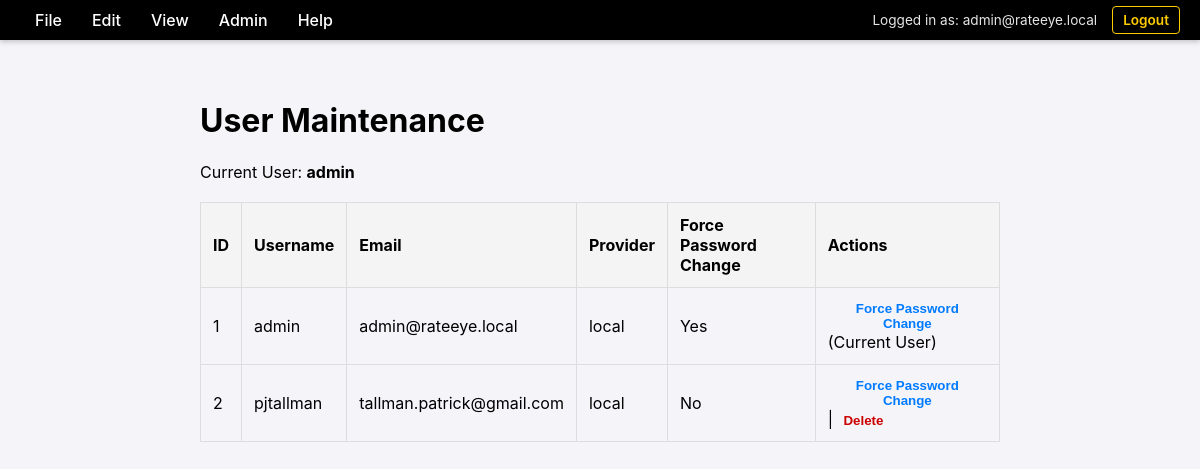
Page /admin/users (signed in) on the committed database.
### database.py (models this page shows)
class User(Base):
    __tablename__ = "users"
    id = Column(Integer, primary_key=True, index=True)
    username = Column(String, unique=True, index=True)
    email = Column(String, unique=True, index=True)
    hashed_password = Column(String, nullable=True)
    is_authorized = Column(Boolean, default=True)
    force_password_change = Column(Boolean, default=False)
    provider = Column(String, default="local")
    profile_json = Column(Text, nullable=True)
    settings = relationship("UserSetting", back_populates="user", cascade="all, delete-orphan")

### main.py (the view)
@app.get("/admin/users", response_class=HTMLResponse)
async def list_users(
    request: Request,
    accept_language: str = Header(None),
    user: User = Depends(login_required),
    db: Session = Depends(get_db)
):
    t = get_text(accept_language)
    users = db.query(User).all()
    return templates.TemplateResponse(request, "admin_users.html", {"t": t, "users": users, "user": user})

### templates/admin_users.html (shortened to what this page needs)
{% extends "base.html" %}
{% block content %}
    <h1>User Maintenance</h1>
    <p>Current User: <strong>{{ user.username or user.email }}</strong></p>
    <table>
        <thead>
            <tr>
                <th>ID</th>
                <th>Username</th>
                <th>Email</th>
                <th>Provider</th>
                <th>Force Password Change</th>
                <th>Actions</th>
            </tr>
        </thead>
        <tbody>
            {% for u in users %}
            <tr>
                <td>{{ u.id }}</td>
                <td>{{ u.username or u.email.split('@')[0] }}</td>
                <td>{{ u.email }}</td>
                <td>{{ u.provider }}</td>
                <td>{{ "Yes" if u.force_password_change else "No" }}</td>
                <td>
                    <form action="/admin/users/force-password-change/{{ u.id }}" method="post" style="display:inline;">
                        <button type="submit" style="color: #007bff; border: none; background: none; font-weight: bold; cursor: pointer;">
                            Force Password Change
                        </button>
                    </form>
                    {% if u.id != user.id %}
                    |
                    <form action="/admin/users/delete/{{ u.id }}" method="post" onsubmit="return confirm('Are you sure you want to delete this user?');" style="display:inline;">
                        <button type="submit" class="delete-btn">Delete</button>
                    </form>
                    {% else %}
                    (Current User)
                    {% endif %}
                </td>
            </tr>
            {% endfor %}
        </tbody>
    </table>
{% endblock %}

### templates/base.html (shortened to what this page needs)
<!DOCTYPE html>
<html>
<head>
    <link rel="stylesheet" href="/static/css/style.css">
</head>
<body>
    <div class="menu-bar">
        <div class="menu-item">{{ t.menu_file }}
        </div>
        <div class="menu-item">{{ t.menu_edit }}
        </div>
        <div class="menu-item">{{ t.menu_view }}
        </div>
        <div class="menu-item">Admin
        </div>
        <div class="menu-item">{{ t.menu_help }}
        </div>
        <div class="user-info">
            {% if user %}
                <span>{{ t.msg_logged_in_as }} {{ user.email }}</span>
                <a href="/logout">{{ t.nav_logout }}</a>
            {% else %}
                <a href="/login">{{ t.nav_login }}</a>
                <a href="/register">{{ t.nav_register }}</a>
            {% endif %}
        </div>
    </div>
    <div class="content">
        {% block content %}{% endblock %}
    </div>
</body>
</html>

### static/css/style.css (style rules this page uses)
body { font-family: -apple-system, BlinkMacSystemFont, "Segoe UI", Roboto, Helvetica, Arial, sans-serif; margin: 0; padding: 0; background-color: #f4f4f9; }
.menu-bar { background-color: #000000; color: #ffffff; display: flex; padding: 0 20px; align-items: stretch; box-shadow: 0 2px 5px rgba(0,0,0,0.2); height: 40px; }
.menu-item { position: relative; padding: 0 15px; cursor: pointer; font-weight: 500; display: flex; align-items: center; }
.content { padding: 40px; max-width: 800px; margin: 0 auto; }
.user-info { margin-left: auto; display: flex; align-items: center; color: white; font-size: 0.85em; }
.user-info span { margin-right: 15px; opacity: 0.9; }
.user-info a { color: #ffcc00; font-weight: 600; text-decoration: none; padding: 5px 10px; border: 1px solid #ffcc00; border-radius: 4px; }

### templates/admin_users.html (style rules this page uses)
table { width: 100%; border-collapse: collapse; margin-top: 20px; }
th, td { border: 1px solid #ddd; padding: 12px; text-align: left; }
th { background-color: #f4f4f4; }
.delete-btn { color: #c00; cursor: pointer; border: none; background: none; font-weight: bold; }

### rows in the picture
User: email "admin@rateeye.local", username "admin", id "1", provider "local", force_password_change "Yes", shows "(Current User)"
User: id "2", username "pjtallman", email "tallman.patrick@gmail.com", provider "local", force_password_change "No"

### other values in the picture
{{ t.menu_file }} "File"
{{ t.menu_edit }} "Edit"
{{ t.menu_view }} "View"
{{ t.menu_help }} "Help"
{{ t.msg_logged_in_as }} "Logged in as:"
{{ t.nav_logout }} "Logout"
